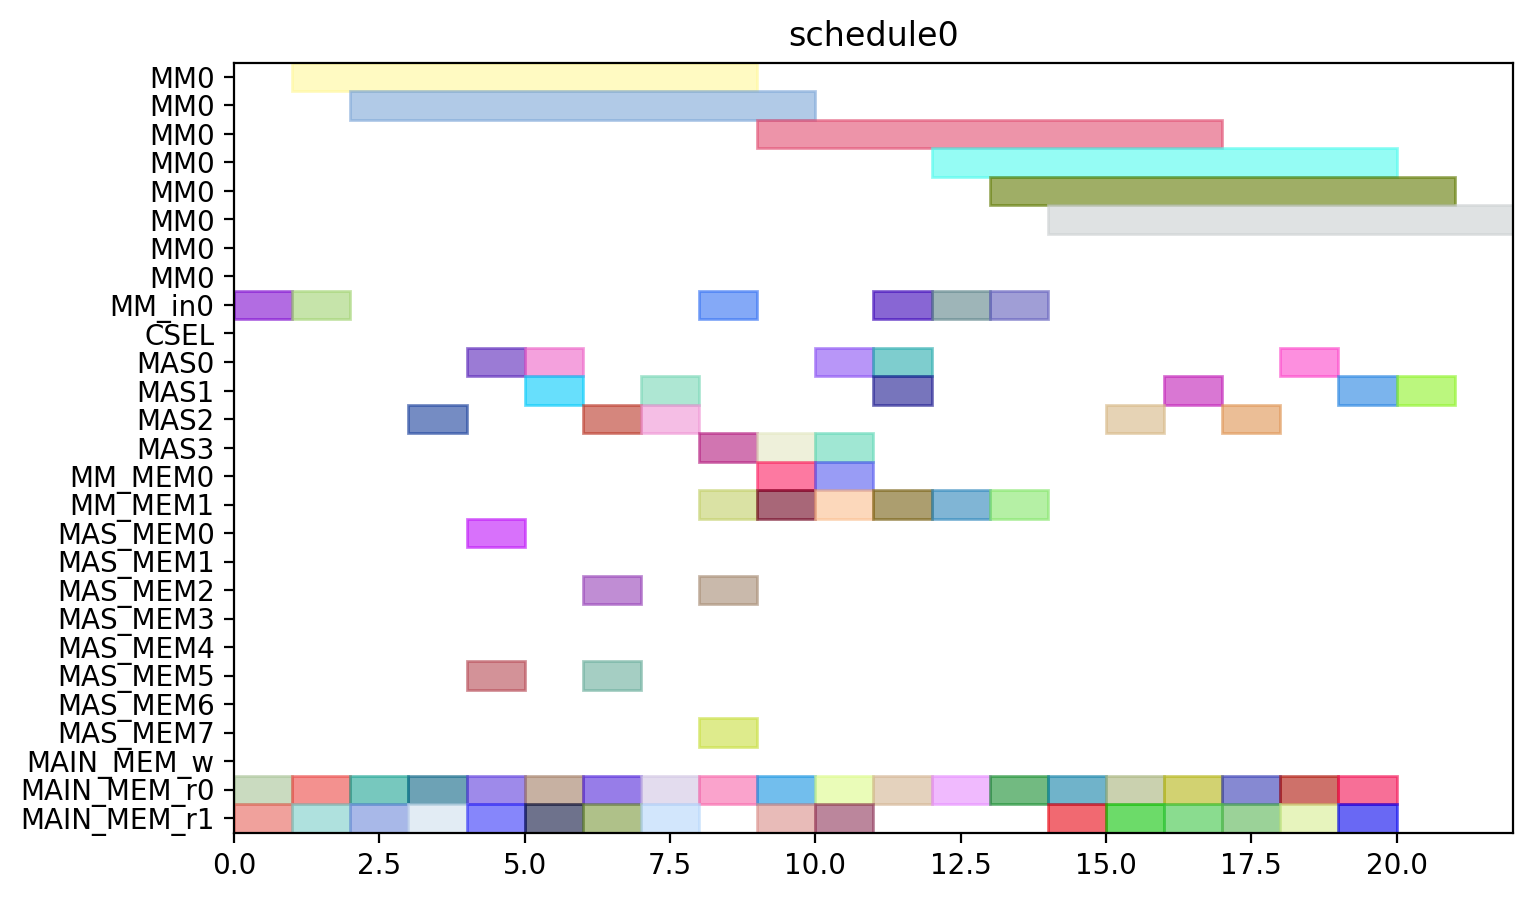

Reproduce this figure in Python.
from pyschedule import Scenario, solvers, plotters, alt


def solve():
	horizon = 120
	S = Scenario("schedule0", horizon=horizon)

	# resource
	MM = S.Resources('MM', num=1, size=8)
	MM_in = S.Resources('MM_in', num=1)
	CSEL = S.Resource('CSEL')
	MAS = S.Resources('MAS', num=4, size=1, periods=range(1, horizon))
	MM_MEM = S.Resources('MM_MEM', num=2)
	MAS_MEM = S.Resources('MAS_MEM', num=8)
	MAIN_MEM_w = S.Resource('MAIN_MEM_w', size=1)
	MAIN_MEM_r = S.Resources('MAIN_MEM_r', num=2)

	# result of previous scheduling

	# new tasks
	c_qinv_denom_inv0 = S.Task('c_qinv_denom_inv0', length=8, delay_cost=1)
	c_qinv_denom_inv0 += alt(MM)
	c_qinv_denom_inv0_in = S.Task('c_qinv_denom_inv0_in', length=1, delay_cost=1)
	c_qinv_denom_inv0_in += alt(MM_in)
	S += c_qinv_denom_inv0_in*MM_in[0]<=c_qinv_denom_inv0*MM[0]
	c_qinv_denom_inv0_mem0 = S.Task('c_qinv_denom_inv0_mem0', length=1, delay_cost=1)
	c_qinv_denom_inv0_mem0 += MAIN_MEM_r[0]
	S += c_qinv_denom_inv0_mem0 <= c_qinv_denom_inv0

	c_qinv_denom_inv0_mem1 = S.Task('c_qinv_denom_inv0_mem1', length=1, delay_cost=1)
	c_qinv_denom_inv0_mem1 += MAIN_MEM_r[1]
	S += c_qinv_denom_inv0_mem1 <= c_qinv_denom_inv0

	c_qinv_denom_inv1_ = S.Task('c_qinv_denom_inv1_', length=8, delay_cost=1)
	c_qinv_denom_inv1_ += alt(MM)
	c_qinv_denom_inv1__in = S.Task('c_qinv_denom_inv1__in', length=1, delay_cost=1)
	c_qinv_denom_inv1__in += alt(MM_in)
	S += c_qinv_denom_inv1__in*MM_in[0]<=c_qinv_denom_inv1_*MM[0]
	c_qinv_denom_inv1__mem0 = S.Task('c_qinv_denom_inv1__mem0', length=1, delay_cost=1)
	c_qinv_denom_inv1__mem0 += MAIN_MEM_r[0]
	S += c_qinv_denom_inv1__mem0 <= c_qinv_denom_inv1_

	c_qinv_denom_inv1__mem1 = S.Task('c_qinv_denom_inv1__mem1', length=1, delay_cost=1)
	c_qinv_denom_inv1__mem1 += MAIN_MEM_r[1]
	S += c_qinv_denom_inv1__mem1 <= c_qinv_denom_inv1_

	c_qinv0_t2 = S.Task('c_qinv0_t2', length=1, delay_cost=1)
	c_qinv0_t2 += alt(MAS)
	c_qinv0_t2_mem0 = S.Task('c_qinv0_t2_mem0', length=1, delay_cost=1)
	c_qinv0_t2_mem0 += MAIN_MEM_r[0]
	S += c_qinv0_t2_mem0 <= c_qinv0_t2

	c_qinv0_t2_mem1 = S.Task('c_qinv0_t2_mem1', length=1, delay_cost=1)
	c_qinv0_t2_mem1 += MAIN_MEM_r[1]
	S += c_qinv0_t2_mem1 <= c_qinv0_t2

	c_qinv1__t2 = S.Task('c_qinv1__t2', length=1, delay_cost=1)
	c_qinv1__t2 += alt(MAS)
	c_qinv1__t2_mem0 = S.Task('c_qinv1__t2_mem0', length=1, delay_cost=1)
	c_qinv1__t2_mem0 += MAIN_MEM_r[0]
	S += c_qinv1__t2_mem0 <= c_qinv1__t2

	c_qinv1__t2_mem1 = S.Task('c_qinv1__t2_mem1', length=1, delay_cost=1)
	c_qinv1__t2_mem1 += MAIN_MEM_r[1]
	S += c_qinv1__t2_mem1 <= c_qinv1__t2

	c0_t0_t2 = S.Task('c0_t0_t2', length=1, delay_cost=1)
	c0_t0_t2 += alt(MAS)
	c0_t0_t2_mem0 = S.Task('c0_t0_t2_mem0', length=1, delay_cost=1)
	c0_t0_t2_mem0 += MAIN_MEM_r[0]
	S += c0_t0_t2_mem0 <= c0_t0_t2

	c0_t0_t2_mem1 = S.Task('c0_t0_t2_mem1', length=1, delay_cost=1)
	c0_t0_t2_mem1 += MAIN_MEM_r[1]
	S += c0_t0_t2_mem1 <= c0_t0_t2

	c0_t1_t2 = S.Task('c0_t1_t2', length=1, delay_cost=1)
	c0_t1_t2 += alt(MAS)
	c0_t1_t2_mem0 = S.Task('c0_t1_t2_mem0', length=1, delay_cost=1)
	c0_t1_t2_mem0 += MAIN_MEM_r[0]
	S += c0_t1_t2_mem0 <= c0_t1_t2

	c0_t1_t2_mem1 = S.Task('c0_t1_t2_mem1', length=1, delay_cost=1)
	c0_t1_t2_mem1 += MAIN_MEM_r[1]
	S += c0_t1_t2_mem1 <= c0_t1_t2

	c0_t20 = S.Task('c0_t20', length=1, delay_cost=1)
	c0_t20 += alt(MAS)
	c0_t20_mem0 = S.Task('c0_t20_mem0', length=1, delay_cost=1)
	c0_t20_mem0 += MAIN_MEM_r[0]
	S += c0_t20_mem0 <= c0_t20

	c0_t20_mem1 = S.Task('c0_t20_mem1', length=1, delay_cost=1)
	c0_t20_mem1 += MAIN_MEM_r[1]
	S += c0_t20_mem1 <= c0_t20

	c0_t21 = S.Task('c0_t21', length=1, delay_cost=1)
	c0_t21 += alt(MAS)
	c0_t21_mem0 = S.Task('c0_t21_mem0', length=1, delay_cost=1)
	c0_t21_mem0 += MAIN_MEM_r[0]
	S += c0_t21_mem0 <= c0_t21

	c0_t21_mem1 = S.Task('c0_t21_mem1', length=1, delay_cost=1)
	c0_t21_mem1 += MAIN_MEM_r[1]
	S += c0_t21_mem1 <= c0_t21

	c1_t0_t2 = S.Task('c1_t0_t2', length=1, delay_cost=1)
	c1_t0_t2 += alt(MAS)
	c1_t0_t2_mem0 = S.Task('c1_t0_t2_mem0', length=1, delay_cost=1)
	c1_t0_t2_mem0 += MAIN_MEM_r[0]
	S += c1_t0_t2_mem0 <= c1_t0_t2

	c1_t0_t2_mem1 = S.Task('c1_t0_t2_mem1', length=1, delay_cost=1)
	c1_t0_t2_mem1 += MAIN_MEM_r[1]
	S += c1_t0_t2_mem1 <= c1_t0_t2

	c1_t1_t2 = S.Task('c1_t1_t2', length=1, delay_cost=1)
	c1_t1_t2 += alt(MAS)
	c1_t1_t2_mem0 = S.Task('c1_t1_t2_mem0', length=1, delay_cost=1)
	c1_t1_t2_mem0 += MAIN_MEM_r[0]
	S += c1_t1_t2_mem0 <= c1_t1_t2

	c1_t1_t2_mem1 = S.Task('c1_t1_t2_mem1', length=1, delay_cost=1)
	c1_t1_t2_mem1 += MAIN_MEM_r[1]
	S += c1_t1_t2_mem1 <= c1_t1_t2

	c1_t20 = S.Task('c1_t20', length=1, delay_cost=1)
	c1_t20 += alt(MAS)
	c1_t20_mem0 = S.Task('c1_t20_mem0', length=1, delay_cost=1)
	c1_t20_mem0 += MAIN_MEM_r[0]
	S += c1_t20_mem0 <= c1_t20

	c1_t20_mem1 = S.Task('c1_t20_mem1', length=1, delay_cost=1)
	c1_t20_mem1 += MAIN_MEM_r[1]
	S += c1_t20_mem1 <= c1_t20

	c1_t21 = S.Task('c1_t21', length=1, delay_cost=1)
	c1_t21 += alt(MAS)
	c1_t21_mem0 = S.Task('c1_t21_mem0', length=1, delay_cost=1)
	c1_t21_mem0 += MAIN_MEM_r[0]
	S += c1_t21_mem0 <= c1_t21

	c1_t21_mem1 = S.Task('c1_t21_mem1', length=1, delay_cost=1)
	c1_t21_mem1 += MAIN_MEM_r[1]
	S += c1_t21_mem1 <= c1_t21

	c2_t0_t2 = S.Task('c2_t0_t2', length=1, delay_cost=1)
	c2_t0_t2 += alt(MAS)
	c2_t0_t2_mem0 = S.Task('c2_t0_t2_mem0', length=1, delay_cost=1)
	c2_t0_t2_mem0 += MAIN_MEM_r[0]
	S += c2_t0_t2_mem0 <= c2_t0_t2

	c2_t0_t2_mem1 = S.Task('c2_t0_t2_mem1', length=1, delay_cost=1)
	c2_t0_t2_mem1 += MAIN_MEM_r[1]
	S += c2_t0_t2_mem1 <= c2_t0_t2

	c2_t1_t2 = S.Task('c2_t1_t2', length=1, delay_cost=1)
	c2_t1_t2 += alt(MAS)
	c2_t1_t2_mem0 = S.Task('c2_t1_t2_mem0', length=1, delay_cost=1)
	c2_t1_t2_mem0 += MAIN_MEM_r[0]
	S += c2_t1_t2_mem0 <= c2_t1_t2

	c2_t1_t2_mem1 = S.Task('c2_t1_t2_mem1', length=1, delay_cost=1)
	c2_t1_t2_mem1 += MAIN_MEM_r[1]
	S += c2_t1_t2_mem1 <= c2_t1_t2

	c2_t20 = S.Task('c2_t20', length=1, delay_cost=1)
	c2_t20 += alt(MAS)
	c2_t20_mem0 = S.Task('c2_t20_mem0', length=1, delay_cost=1)
	c2_t20_mem0 += MAIN_MEM_r[0]
	S += c2_t20_mem0 <= c2_t20

	c2_t20_mem1 = S.Task('c2_t20_mem1', length=1, delay_cost=1)
	c2_t20_mem1 += MAIN_MEM_r[1]
	S += c2_t20_mem1 <= c2_t20

	c2_t21 = S.Task('c2_t21', length=1, delay_cost=1)
	c2_t21 += alt(MAS)
	c2_t21_mem0 = S.Task('c2_t21_mem0', length=1, delay_cost=1)
	c2_t21_mem0 += MAIN_MEM_r[0]
	S += c2_t21_mem0 <= c2_t21

	c2_t21_mem1 = S.Task('c2_t21_mem1', length=1, delay_cost=1)
	c2_t21_mem1 += MAIN_MEM_r[1]
	S += c2_t21_mem1 <= c2_t21

	c_qinv0_t0 = S.Task('c_qinv0_t0', length=8, delay_cost=1)
	c_qinv0_t0 += alt(MM)
	c_qinv0_t0_in = S.Task('c_qinv0_t0_in', length=1, delay_cost=1)
	c_qinv0_t0_in += alt(MM_in)
	S += c_qinv0_t0_in*MM_in[0]<=c_qinv0_t0*MM[0]
	c_qinv0_t0_mem0 = S.Task('c_qinv0_t0_mem0', length=1, delay_cost=1)
	c_qinv0_t0_mem0 += MAIN_MEM_r[0]
	S += c_qinv0_t0_mem0 <= c_qinv0_t0

	c_qinv0_t0_mem1 = S.Task('c_qinv0_t0_mem1', length=1, delay_cost=1)
	c_qinv0_t0_mem1 += alt(MM_MEM)
	S += (c_qinv_denom_inv0*MM[0])-1 < c_qinv0_t0_mem1*MM_MEM[1]
	S += c_qinv0_t0_mem1 <= c_qinv0_t0

	c_qinv0_t1 = S.Task('c_qinv0_t1', length=8, delay_cost=1)
	c_qinv0_t1 += alt(MM)
	c_qinv0_t1_in = S.Task('c_qinv0_t1_in', length=1, delay_cost=1)
	c_qinv0_t1_in += alt(MM_in)
	S += c_qinv0_t1_in*MM_in[0]<=c_qinv0_t1*MM[0]
	c_qinv0_t1_mem0 = S.Task('c_qinv0_t1_mem0', length=1, delay_cost=1)
	c_qinv0_t1_mem0 += MAIN_MEM_r[0]
	S += c_qinv0_t1_mem0 <= c_qinv0_t1

	c_qinv0_t1_mem1 = S.Task('c_qinv0_t1_mem1', length=1, delay_cost=1)
	c_qinv0_t1_mem1 += alt(MM_MEM)
	S += (c_qinv_denom_inv1_*MM[0])-1 < c_qinv0_t1_mem1*MM_MEM[1]
	S += c_qinv0_t1_mem1 <= c_qinv0_t1

	c_qinv0_t3 = S.Task('c_qinv0_t3', length=1, delay_cost=1)
	c_qinv0_t3 += alt(MAS)
	c_qinv0_t3_mem0 = S.Task('c_qinv0_t3_mem0', length=1, delay_cost=1)
	c_qinv0_t3_mem0 += alt(MM_MEM)
	S += (c_qinv_denom_inv0*MM[0])-1 < c_qinv0_t3_mem0*MM_MEM[0]
	S += c_qinv0_t3_mem0 <= c_qinv0_t3

	c_qinv0_t3_mem1 = S.Task('c_qinv0_t3_mem1', length=1, delay_cost=1)
	c_qinv0_t3_mem1 += alt(MM_MEM)
	S += (c_qinv_denom_inv1_*MM[0])-1 < c_qinv0_t3_mem1*MM_MEM[1]
	S += c_qinv0_t3_mem1 <= c_qinv0_t3

	c_qinv1__t0 = S.Task('c_qinv1__t0', length=8, delay_cost=1)
	c_qinv1__t0 += alt(MM)
	c_qinv1__t0_in = S.Task('c_qinv1__t0_in', length=1, delay_cost=1)
	c_qinv1__t0_in += alt(MM_in)
	S += c_qinv1__t0_in*MM_in[0]<=c_qinv1__t0*MM[0]
	c_qinv1__t0_mem0 = S.Task('c_qinv1__t0_mem0', length=1, delay_cost=1)
	c_qinv1__t0_mem0 += MAIN_MEM_r[0]
	S += c_qinv1__t0_mem0 <= c_qinv1__t0

	c_qinv1__t0_mem1 = S.Task('c_qinv1__t0_mem1', length=1, delay_cost=1)
	c_qinv1__t0_mem1 += alt(MM_MEM)
	S += (c_qinv_denom_inv0*MM[0])-1 < c_qinv1__t0_mem1*MM_MEM[1]
	S += c_qinv1__t0_mem1 <= c_qinv1__t0

	c_qinv1__t1 = S.Task('c_qinv1__t1', length=8, delay_cost=1)
	c_qinv1__t1 += alt(MM)
	c_qinv1__t1_in = S.Task('c_qinv1__t1_in', length=1, delay_cost=1)
	c_qinv1__t1_in += alt(MM_in)
	S += c_qinv1__t1_in*MM_in[0]<=c_qinv1__t1*MM[0]
	c_qinv1__t1_mem0 = S.Task('c_qinv1__t1_mem0', length=1, delay_cost=1)
	c_qinv1__t1_mem0 += MAIN_MEM_r[0]
	S += c_qinv1__t1_mem0 <= c_qinv1__t1

	c_qinv1__t1_mem1 = S.Task('c_qinv1__t1_mem1', length=1, delay_cost=1)
	c_qinv1__t1_mem1 += alt(MM_MEM)
	S += (c_qinv_denom_inv1_*MM[0])-1 < c_qinv1__t1_mem1*MM_MEM[1]
	S += c_qinv1__t1_mem1 <= c_qinv1__t1

	c_qinv1__t3 = S.Task('c_qinv1__t3', length=1, delay_cost=1)
	c_qinv1__t3 += alt(MAS)
	c_qinv1__t3_mem0 = S.Task('c_qinv1__t3_mem0', length=1, delay_cost=1)
	c_qinv1__t3_mem0 += alt(MM_MEM)
	S += (c_qinv_denom_inv0*MM[0])-1 < c_qinv1__t3_mem0*MM_MEM[0]
	S += c_qinv1__t3_mem0 <= c_qinv1__t3

	c_qinv1__t3_mem1 = S.Task('c_qinv1__t3_mem1', length=1, delay_cost=1)
	c_qinv1__t3_mem1 += alt(MM_MEM)
	S += (c_qinv_denom_inv1_*MM[0])-1 < c_qinv1__t3_mem1*MM_MEM[1]
	S += c_qinv1__t3_mem1 <= c_qinv1__t3

	c0_t4_t2 = S.Task('c0_t4_t2', length=1, delay_cost=1)
	c0_t4_t2 += alt(MAS)
	c0_t4_t2_mem0 = S.Task('c0_t4_t2_mem0', length=1, delay_cost=1)
	c0_t4_t2_mem0 += alt(MAS_MEM)
	S += (c0_t20*MAS[0])-1 < c0_t4_t2_mem0*MAS_MEM[0]
	S += (c0_t20*MAS[1])-1 < c0_t4_t2_mem0*MAS_MEM[2]
	S += (c0_t20*MAS[2])-1 < c0_t4_t2_mem0*MAS_MEM[4]
	S += (c0_t20*MAS[3])-1 < c0_t4_t2_mem0*MAS_MEM[6]
	S += c0_t4_t2_mem0 <= c0_t4_t2

	c0_t4_t2_mem1 = S.Task('c0_t4_t2_mem1', length=1, delay_cost=1)
	c0_t4_t2_mem1 += alt(MAS_MEM)
	S += (c0_t21*MAS[0])-1 < c0_t4_t2_mem1*MAS_MEM[1]
	S += (c0_t21*MAS[1])-1 < c0_t4_t2_mem1*MAS_MEM[3]
	S += (c0_t21*MAS[2])-1 < c0_t4_t2_mem1*MAS_MEM[5]
	S += (c0_t21*MAS[3])-1 < c0_t4_t2_mem1*MAS_MEM[7]
	S += c0_t4_t2_mem1 <= c0_t4_t2

	c1_t4_t2 = S.Task('c1_t4_t2', length=1, delay_cost=1)
	c1_t4_t2 += alt(MAS)
	c1_t4_t2_mem0 = S.Task('c1_t4_t2_mem0', length=1, delay_cost=1)
	c1_t4_t2_mem0 += alt(MAS_MEM)
	S += (c1_t20*MAS[0])-1 < c1_t4_t2_mem0*MAS_MEM[0]
	S += (c1_t20*MAS[1])-1 < c1_t4_t2_mem0*MAS_MEM[2]
	S += (c1_t20*MAS[2])-1 < c1_t4_t2_mem0*MAS_MEM[4]
	S += (c1_t20*MAS[3])-1 < c1_t4_t2_mem0*MAS_MEM[6]
	S += c1_t4_t2_mem0 <= c1_t4_t2

	c1_t4_t2_mem1 = S.Task('c1_t4_t2_mem1', length=1, delay_cost=1)
	c1_t4_t2_mem1 += alt(MAS_MEM)
	S += (c1_t21*MAS[0])-1 < c1_t4_t2_mem1*MAS_MEM[1]
	S += (c1_t21*MAS[1])-1 < c1_t4_t2_mem1*MAS_MEM[3]
	S += (c1_t21*MAS[2])-1 < c1_t4_t2_mem1*MAS_MEM[5]
	S += (c1_t21*MAS[3])-1 < c1_t4_t2_mem1*MAS_MEM[7]
	S += c1_t4_t2_mem1 <= c1_t4_t2

	c2_t4_t2 = S.Task('c2_t4_t2', length=1, delay_cost=1)
	c2_t4_t2 += alt(MAS)
	c2_t4_t2_mem0 = S.Task('c2_t4_t2_mem0', length=1, delay_cost=1)
	c2_t4_t2_mem0 += alt(MAS_MEM)
	S += (c2_t20*MAS[0])-1 < c2_t4_t2_mem0*MAS_MEM[0]
	S += (c2_t20*MAS[1])-1 < c2_t4_t2_mem0*MAS_MEM[2]
	S += (c2_t20*MAS[2])-1 < c2_t4_t2_mem0*MAS_MEM[4]
	S += (c2_t20*MAS[3])-1 < c2_t4_t2_mem0*MAS_MEM[6]
	S += c2_t4_t2_mem0 <= c2_t4_t2

	c2_t4_t2_mem1 = S.Task('c2_t4_t2_mem1', length=1, delay_cost=1)
	c2_t4_t2_mem1 += alt(MAS_MEM)
	S += (c2_t21*MAS[0])-1 < c2_t4_t2_mem1*MAS_MEM[1]
	S += (c2_t21*MAS[1])-1 < c2_t4_t2_mem1*MAS_MEM[3]
	S += (c2_t21*MAS[2])-1 < c2_t4_t2_mem1*MAS_MEM[5]
	S += (c2_t21*MAS[3])-1 < c2_t4_t2_mem1*MAS_MEM[7]
	S += c2_t4_t2_mem1 <= c2_t4_t2

	solvers.mip.solve(S,msg=1,kind='CPLEX',ratio_gap=1.01)

	solution = [['hoge']*len(S.solution()[1]) for i in range(len(S.solution()))]
	for i in range(len(S.solution())):
		for j in range(len(S.solution()[i])):
			solution[i][j]=str(S.solution()[i][j])
	print(solution)

	cycles = int(solution[-1][3])

	pic_file_name = "/home/mfukuda/ABE/multiRAM_multiMAS_16mux/scheduling_result/stage8MM1_stage1MAS4/FP12_INV_AFTER_FPINV/schedule0.png"
	if(S.solution() != []):
		plotters.matplotlib.plot(S,img_filename=pic_file_name, show_task_labels=False, fig_size=(cycles*0.25+3, 5))

	return solution
